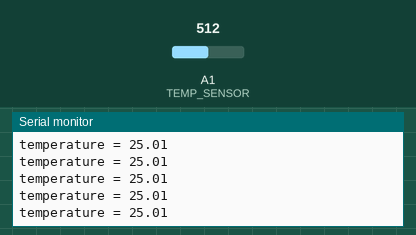
A sketch run on a simulated Arduino Zero (SAMD21). Parts: the last lines printed to the serial monitor. Inputs (shaded band) come from the test bench; at power-on: A1 (TEMP_SENSOR) = 512 (analog values on the 0–1023 scale).

Above: at 1.2 s.
1.3 s: A1 (TEMP_SENSOR) set to 716
At 1.31 s:
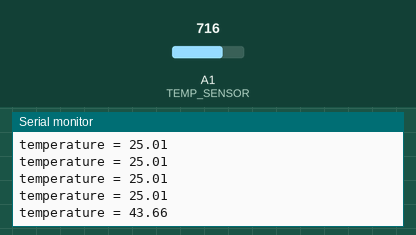
2.8 s: A1 (TEMP_SENSOR) set to 900
At 2.81 s:
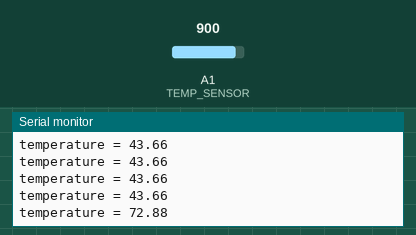
Timing chart, 0 to 5.8 s (numbered marks = the images above; inputs shaded):
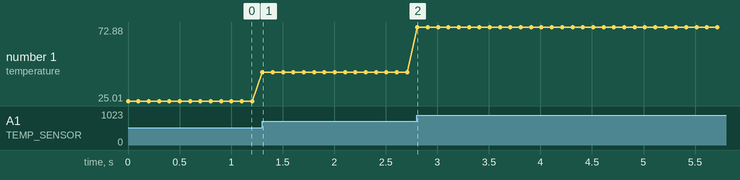

The sketch:

tempSensor.ino
```cpp
#include <math.h>
#define TEMP_SENSOR  A1       // Grove - Temperature Sensor connects to Analog Port A1

const int B  = 4275;          // B value of the thermistor (from Datasheet)
const int R0 = 100000;        // R0 = 100k

void setup()
{
    Serial.begin(9600);
    analogReadResolution(12); // Initialize Analog Resolution to 12 bits.
}

void loop()
{
    int a = analogRead(TEMP_SENSOR);
    float R = 4095.0/a - 1.0;
    R = R0 * R;

    // converts R to temperature using simplified Steinhart–Hart equation
    float temperature = 1.0/(log(R/R0)/B + 1/298.15) - 273.15;
    Serial.print("temperature = ");
    Serial.println(temperature);
    delay(100);
}
```

Measured:
- after the input at 1.3 s, the serial monitor: prints a new line at once (image 1)
- after the input at 2.8 s, the serial monitor: prints a new line at once (image 2)
- plotted number 1: 25.01 → 43.66 after the input at 1.3 s, 43.66 → 72.88 after the input at 2.8 s
